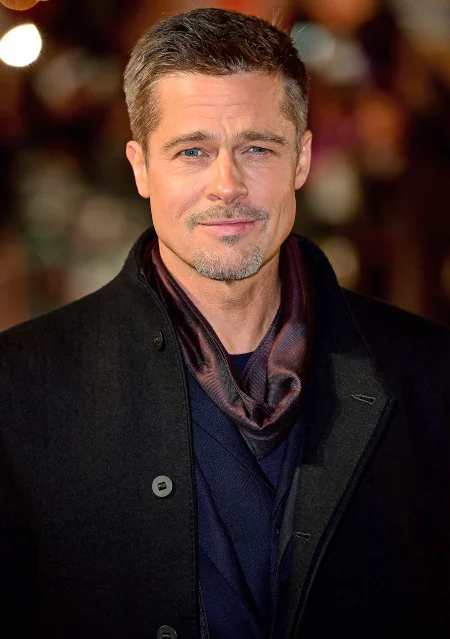
#> input picture brad.jpg, 450 x 639 px
$ python haar.py
#> lines starting #> are read from the running program, lines starting #| are printed output that depends on the picture
import numpy as np
import cv2
import os

face_cascade = cv2.CascadeClassifier(
    'haarcascades/haarcascade_frontalface_default.xml')
# eye_cascade = cv2.CascadeClassifier('haarcascades/haarcascade_eye.xml')

print('Enter image name')
img = input()
#> the answer given: brad.jpg
if img not in os.listdir():
    print('No such file, ploxx be serious')
    exit()
img = cv2.imread(img)
#> img is the input picture: shape (639, 450, 3); mean B, G, R 34.7, 40.3, 59.3
gray = cv2.cvtColor(img, cv2.COLOR_BGR2GRAY)
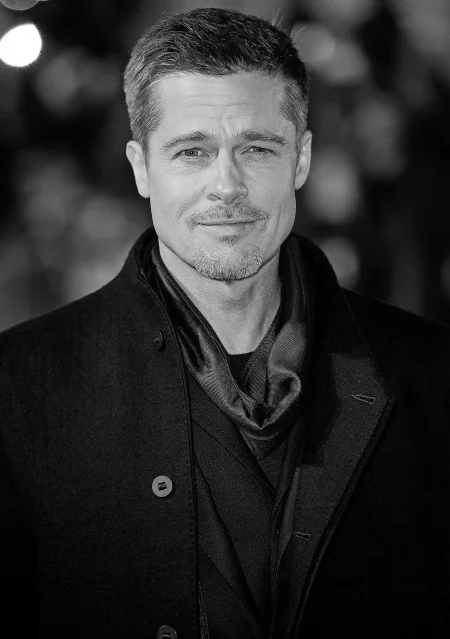
#> gray: shape (639, 450); min 0, max 255, mean 45.3

faces = face_cascade.detectMultiScale(gray, 1.3, 5)
#> faces = [[128, 76, 191, 191]]
i = 0
im = []
for (x, y, w, h) in faces:
    #converts to grayscale
    im.append(gray[y:y + h, x:x + w])
    roi_gray = gray[y:y + h, x:x + w]
    roi_color = img[y:y + h, x:x + w]
#> this loop made 1 pass
#> pass 1, `roi_gray = gray[y:y + h, x:x + w]`:
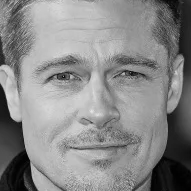
#> roi_gray: shape (191, 191); min 1, max 228, mean 136.2
#> pass 1, `roi_color = img[y:y + h, x:x + w]`:
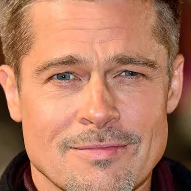
#> roi_color: shape (191, 191, 3); mean B, G, R 97.2, 122.5, 178.2
#> after the loop, im = 1 item

for i in im:
    cv2.imshow('img', gray)
    cv2.waitKey(4000)
    cv2.imshow('img', i)
    cv2.waitKey(4000)
    #added line to output face to 48x48
    j = cv2.resize(i, (48, 48))
    cv2.imshow('img', j)
    cv2.waitKey(4000)
#> this loop made 1 pass
#> pass 1, `j = cv2.resize(i, (48, 48))`:
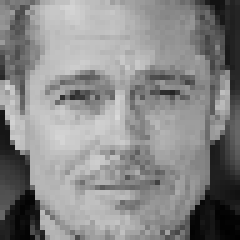
#> j: shape (48, 48) (shown 5 times larger); min 1, max 217, mean 136
    # cv2.destroyAllWindows()
cv2.destroyAllWindows()
